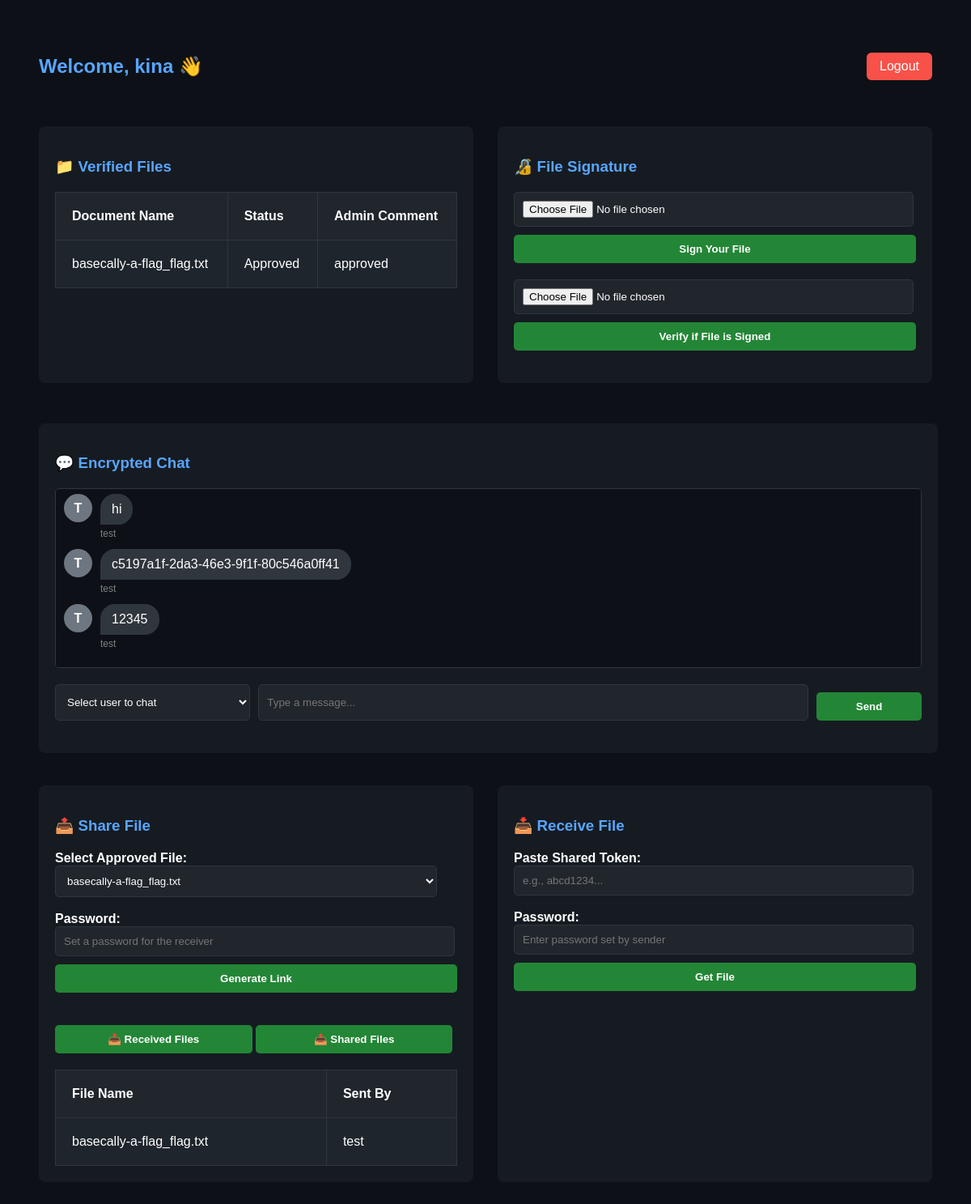
The app's page /user_dashboard (signed in) with its own data.
### tables this page shows
CREATE TABLE documents (
    id INTEGER PRIMARY KEY AUTOINCREMENT,
    doc_name TEXT NOT NULL,
    signed_by TEXT NOT NULL,
    status TEXT DEFAULT 'pending',
    comment TEXT DEFAULT ''
);

CREATE TABLE chat_logs (
    id INTEGER PRIMARY KEY AUTOINCREMENT,
    sender TEXT NOT NULL,
    receiver TEXT NOT NULL,
    message TEXT NOT NULL,
    timestamp DATETIME DEFAULT CURRENT_TIMESTAMP
);

CREATE TABLE shared_files (
    id INTEGER PRIMARY KEY AUTOINCREMENT,
    sender TEXT NOT NULL,
    filename TEXT NOT NULL,
    password TEXT,
    encrypted_path TEXT NOT NULL,
    token TEXT NOT NULL UNIQUE,
    timestamp DATETIME DEFAULT CURRENT_TIMESTAMP
, receiver TEXT);

### app.py (the view)
@app.route('/user_dashboard')
def user_dashboard():
    if 'user' not in session:
        return redirect('/login')
    username = session['user']
    conn = get_db_connection()
    received = conn.execute("""
        SELECT filename, sender FROM shared_files
        WHERE receiver=? AND sender != ?
    """, (username, username)).fetchall()
    sent = conn.execute("""
        SELECT filename, receiver FROM shared_files
        WHERE sender=? AND receiver IS NOT NULL
    """, (username,)).fetchall()
    documents = conn.execute("SELECT doc_name, status, comment FROM documents WHERE signed_by=?",
                             (username,)).fetchall()
    chat_history = conn.execute("""
        SELECT sender, receiver, message FROM chat_logs
        WHERE sender=? OR receiver=?
        ORDER BY id ASC
    """, (username, username)).fetchall()
    users = conn.execute("SELECT username FROM users WHERE status='approved'").fetchall()
    conn.close()
    return render_template(
        'user_dashboard.html',
        username=username,
        shared_filename=session.pop('shared_filename', None),
        shared_token_file=session.pop('shared_token_file', None),
        received_files=[dict(row) for row in received],
        sent_files=[dict(row) for row in sent],
        user_documents=documents,
        chat_history=[dict(row) for row in chat_history],
        registered_users=[row['username'] for row in users]
    )

### app.py (called while the page is built)
def get_db_connection():
    conn = sqlite3.connect(DATABASE)
    conn.row_factory = sqlite3.Row
    return conn

@app.context_processor
def inject_document_table():
    if 'user' not in session:
        return {}
    conn = get_db_connection()
    documents = conn.execute("SELECT doc_name, status, comment FROM documents WHERE signed_by=?",
                             (session['user'],)).fetchall()
    conn.close()
    return dict(user_documents=documents)

### templates/user_dashboard.html (shortened to what this page needs)
<!DOCTYPE html>
<html>
<head>
</head>
<body>
<div class="header">
    <h2>Welcome, {{ username }} 👋</h2>
    <a href="/logout" class="logout">Logout</a>
</div>
<div class="container">
    <div class="left">
        <h3>📁 Verified Files</h3>
        {% if user_documents %}
        <table>
            <tr><th>Document Name</th><th>Status</th><th>Admin Comment</th></tr>
            {% for doc in user_documents %}
            <tr>
                <td>{{ doc.doc_name }}</td>
                <td>{{ doc.status|capitalize }}</td>
                <td>{{ doc.comment }}</td>
            </tr>
            {% endfor %}
        </table>
        {% else %}
        <p>No documents signed yet.</p>
        {% endif %}
    </div>
    <div class="right">
        <h3>🔏 File Signature</h3>
        <form action="/sign_document" method="POST" enctype="multipart/form-data">
            <input type="file" name="document" required>
            <button class="btn" type="submit">Sign Your File</button>
        </form>
        <form action="/verify_document" method="POST" enctype="multipart/form-data">
            <input type="file" name="verify_document" required>
            <button class="btn" type="submit">Verify if File is Signed</button>
        </form>
    </div>
</div>
<div id="chat" class="left" style="width: 97%; margin-top: 50px;">
    <h3>💬 Encrypted Chat</h3>
    <div style="height: 200px; overflow-y: auto; padding: 10px; background-color: #0d1117; border: 1px solid #30363d; border-radius: 5px;  margin-bottom: 20px;">
        {% for chat in chat_history %}
            {% if chat.sender == username %}
                <div style="display: flex; justify-content: flex-end; margin-bottom: 12px;">
                    <div style="max-width: 60%; text-align: right;">
                        <div style="background-color: #238636; color: white; padding: 10px 14px; border-radius: 18px 18px 0 18px; display: inline-block;">
                            {{ chat.message }}
                        </div>
                        <div style="font-size: 12px; color: gray; margin-top: 4px;">{{ username }}</div>
                    </div>
                    <div style="width: 35px; height: 35px; background-color: #238636; color: white; border-radius: 50%; display: flex; align-items: center; justify-content: center; font-weight: bold; margin-left: 10px;">
                        {{ username[0]|upper }}
                    </div>
                </div>
            {% else %}
                <div style="display: flex; justify-content: flex-start; margin-bottom: 12px;">
                    <div style="width: 35px; height: 35px; background-color: #6e7681; color: white; border-radius: 50%; display: flex; align-items: center; justify-content: center; font-weight: bold; margin-right: 10px;">
                        {{ chat.sender[0]|upper }}
                    </div>
                    <div style="max-width: 60%;">
                        <div style="background-color: #30363d; color: white; padding: 10px 14px; border-radius: 18px 18px 18px 0; display: inline-block;">
                            {{ chat.message }}
                        </div>
                        <div style="font-size: 12px; color: gray; margin-top: 4px;">{{ chat.sender }}</div>
                    </div>
                </div>
            {% endif %}
        {% endfor %}
    </div>
    <form method="POST" action="/send_message" style="display: flex; flex-wrap: wrap; gap: 10px;">
        <select name="receiver" required style="padding: 10px; background-color: #21262d; color: white; border: 1px solid #30363d; border-radius: 5px; flex: 1;">
            <option value="" disabled selected>Select user to chat</option>
        </select>
        <input type="text" name="message" placeholder="Type a message..." required style="flex: 3; padding: 10px; background-color: #21262d; color: white; border: 1px solid #30363d; border-radius: 5px;">
        <button type="submit" class="btn" style="flex: 0.5;">Send</button>
    </form>
</div>
<div class="container">
    <div class="left">
        <h3>📤 Share File</h3>
        <form method="POST" action="/send_file">
            <label><strong>Select Approved File:</strong></label><br>
            <select name="filename" required>
                {% for doc in user_documents %}
                    {% if doc.status == 'approved' %}
                        <option value="{{ doc.doc_name }}">{{ doc.doc_name }}</option>
                    {% endif %}
                {% endfor %}
            </select><br><br>
            <label><strong>Password:</strong></label><br>
            <input type="text" name="password" placeholder="Set a password for the receiver"><br>
            <button type="submit" class="btn-gen">Generate Link</button>
        </form>
        <div style="margin-top: 30px;">
            <button onclick="toggleTab('received')" class="btn" style="width: 49%;">📥 Received Files</button>
            <button onclick="toggleTab('shared')" class="btn" style="width: 49%;">📤 Shared Files</button>
        </div>
        <div id="received-tab" style="margin-top: 20px;">
            {% if received_files %}
            <table><tr><th>File Name</th><th>Sent By</th></tr>
                {% for file in received_files %}
                <tr><td>{{ file.filename }}</td><td>{{ file.sender }}</td></tr>
                {% endfor %}
            </table>
            {% else %}<p>No files received yet.</p>{% endif %}
        </div>
    </div>
    <div class="left">
        <h3>📥 Receive File</h3>
        <form method="POST" action="/download_shared">
            <label><strong>Paste Shared Token:</strong></label><br>
            <input type="text" name="token" placeholder="e.g., abcd1234..." required><br><br>
            <label><strong>Password:</strong></label><br>
            <input type="password" name="password" placeholder="Enter password set by sender" required><br>
            <button type="submit" class="btn">Get File</button>
        </form>
    </div>
</div>
</body>
</html>

### templates/user_dashboard.html (style rules this page uses)
body { background-color: #0d1117; color: white; font-family: Arial, sans-serif; padding: 40px; }
.header { display: flex; justify-content: space-between; align-items: center; }
.header h2 { color: #58a6ff; }
.logout { color: white; text-decoration: none; background: #f85149; padding: 8px 16px; border-radius: 6px; }
.container { display: flex; gap: 30px; margin-top: 40px; }
.left, .right { flex: 1; background-color: #161b22; padding: 20px; border-radius: 8px; }
.left h3, .right h3 { color: #58a6ff; margin-bottom: 20px; }
table { width: 100%; border-collapse: collapse; margin-top: 10px; }
th, td { padding: 20px; border: 1px solid #30363d; text-align: left; }
th { background-color: #21262d; }
tr:nth-child(even) { background-color: #1e252c; }
.btn, .btn-gen { padding: 10px; background-color: #238636; border: none; color: white; font-weight: bold; border-radius: 5px; cursor: pointer; width: 100%; margin-top: 10px; }
form { margin-bottom: 20px; }
input[type="file"], input[type="text"], input[type="password"], select { padding: 10px; background-color: #21262d; color: white; border: 1px solid #30363d; border-radius: 5px; width: 95%; }

### records on screen
documents: doc_name "basecally-a-flag_flag.txt", status "Approved", comment "approved"
chat_logs: sender "T", message "hi", sender "test"
chat_logs: sender "T", message "c5197a1f-2da3-46e3-9f1f-80c546a0ff41", sender "test"
chat_logs: sender "T", message "12345", sender "test"
shared_files: filename "basecally-a-flag_flag.txt", sender "test"

### other values on screen
{{ username }} "kina"
form field filename "basecally-a-flag_flag.txt"
